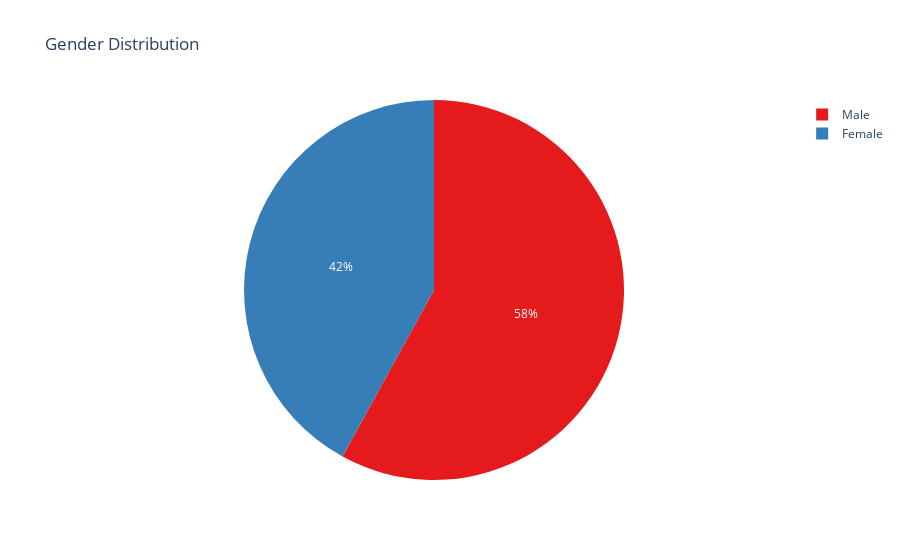

This figure's notebook cell:
### Markdown cell above
most of the people use Facebook(57 people) as their primary social media platform. followed by Instagram(37) and Linkedin(35). The least used social media platform is Twitter(26).

### Code cell
#Gender {'Male': 0, 'Female': 1}
gender_counts = df['gender'].value_counts().reset_index()
gender_counts.columns = ['Gender', 'Count']

# Create a pie chart
fig = px.pie(gender_counts, 
             names='Gender', 
             values='Count', 
             title='Gender Distribution',
             color='Gender', 
             color_discrete_sequence=px.colors.qualitative.Set1)

# Show the plot
fig.show()

### Figure 1 — Plotly figure (JSON) as saved in the notebook; plotly's stock layout.template omitted (floating-point values rounded to 4 significant figures)
{"data": [{"customdata": [["Male"], ["Female"]], "domain": {"x": [0, 1], "y": [0, 1]}, "hovertemplate": "Gender=%{customdata[0]}<br>Count=%{value}<extra></extra>", "labels": ["Male", "Female"], "legendgroup": "", "marker": {"colors": ["rgb(228,26,28)", "rgb(55,126,184)"]}, "name": "", "showlegend": true, "type": "pie", "values": [127, 92]}], "layout": {"legend": {"tracegroupgap": 0}, "piecolorway": ["rgb(228,26,28)", "rgb(55,126,184)", "rgb(77,175,74)", "rgb(152,78,163)", "rgb(255,127,0)", "rgb(255,255,51)", "rgb(166,86,40)", "rgb(247,129,191)", "rgb(153,153,153)"], "title": {"text": "Gender Distribution"}}}
